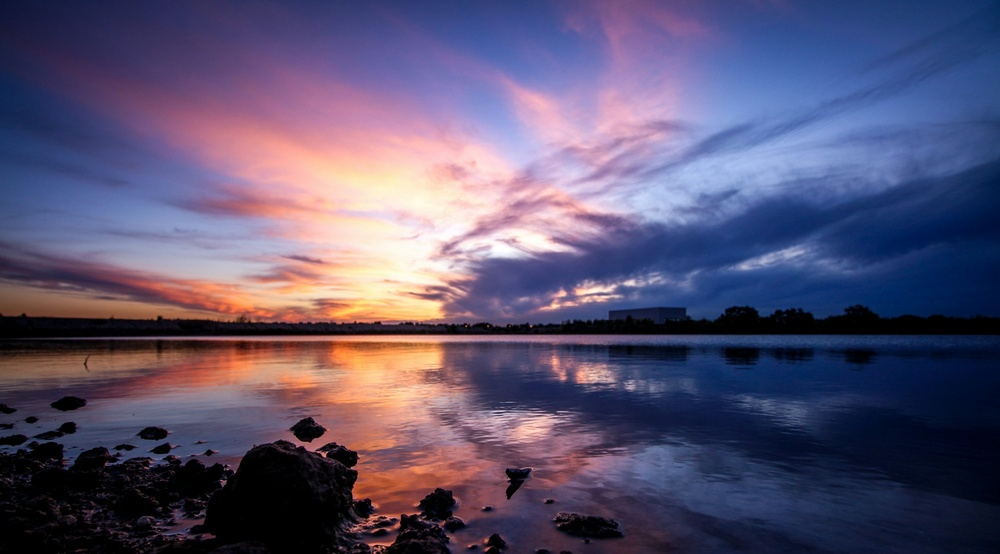
#> input picture code/POD_example/data/rgb-sky.jpg, 1000 x 554 px, shrunk from 3000 x 1661 before the run, found by its file name; its folder holds 2 pictures in this run
$ python POD-image_compression.py
#> lines starting #> are read from the running program, lines starting #| are printed output that depends on the picture
"""
POD image compression

This script is an example of the POD method applied to image compression.

@Author: Miquel Baztán
@Date: 19/06/2025
"""

import numpy as np
import matplotlib.pyplot as plt

from PIL import Image

PATH = "POD_example/data"

class POD:
    """
    POD class

    This class is used to compute the POD method.

    Attributes
    ----------
    img_name : str
        name of the image

    mode : str
        mode of the image ("RGB" or "L")
    """
    def __init__(self, img_name, mode = "RGB"):
#> called with img_name = 'rgb-sky', mode = 'RGB'
        self.mode = mode
        self.img_name = img_name

        img = Image.open(f"{PATH}/{img_name}.jpg")
#> img is the input picture: PIL image 1000x554 RGB; mean R, G, B 91.5, 83.6, 112.9
        format_img = img.convert(mode)
        self.A = np.array(format_img)

        if mode == "RGB":
            self.A = self.A/255

            self.R, self.G, self.B = self.A[:,:,0], self.A[:,:,1], self.A[:,:,2]
        else:
            self.A = self.A/np.max(self.A)

        self.__compute_svd__()

    def __compute_svd__(self):
        if self.mode == "RGB":
            self.UR, self.SR, self.VTR = np.linalg.svd(self.R)
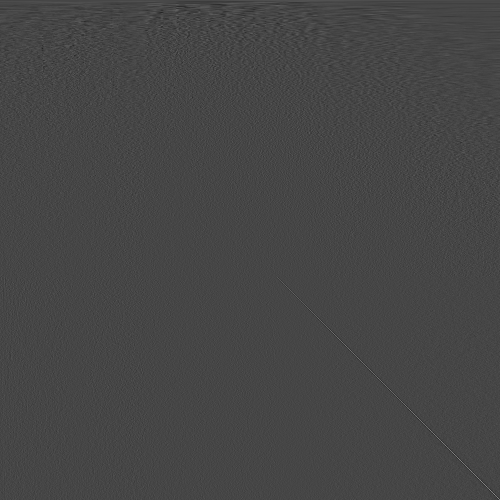
#> self.VTR: shape (1000, 1000) float64 (shown at 1/2 size); min -0.268, max 0.707, mean 4.16e-05; drawn with min black and max white
#> self.SR = 554 values, max 330.4 at index 0, min 0.0218 at index 553, mean 1.79
            self.UG, self.SG, self.VTG = np.linalg.svd(self.G)
#> self.SG = 554 values, max 285.4 at index 0, min 0.0193 at index 553, mean 1.51
            self.UB, self.SB, self.VTB = np.linalg.svd(self.B)
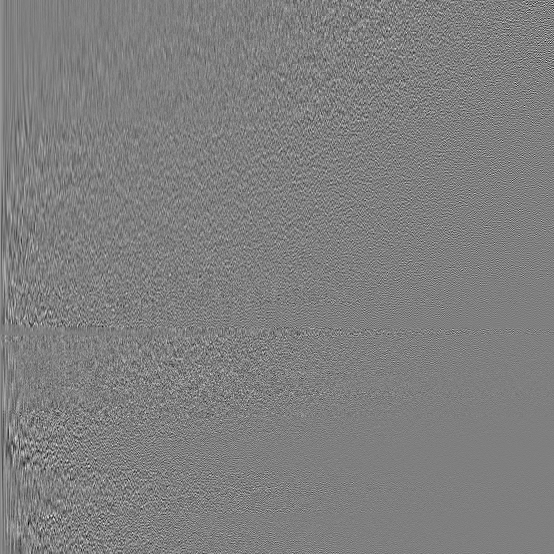
#> self.UB: shape (554, 554) float64; min -0.295, max 0.295, mean 6.23e-05; drawn with min black and max white
#> self.SB = 554 values, max 366.7 at index 0, min 0.0205 at index 553, mean 1.63
        else:
            self.U, self.S, self.VT = np.linalg.svd(self.A)

    def aproximate(self, rank):
#> called with rank = 100
        if self.mode == "RGB":
            zz = np.zeros((self.A.shape[0], self.A.shape[1], 3))
            zz[:,:,0] = self.UR[:,:rank] @ np.diag(self.SR[:rank]) @ self.VTR[:rank, :]
            zz[:,:,1] = self.UG[:,:rank] @ np.diag(self.SG[:rank]) @ self.VTG[:rank, :]
            zz[:,:,2] = self.UB[:,:rank] @ np.diag(self.SB[:rank]) @ self.VTB[:rank, :]
            return zz

        zz = self.U[:,:rank] @ np.diag(self.S[:rank]) @ self.VT[:rank, :]
        return zz

    def plot_aproximations(self, rank=3):
        # Calculate the aproximation
        A_ = self.aproximate(rank)

        # Plot the images [real, aproximation]
        fig, axs = plt.subplots(1, 2, figsize=(8, 4))

        axs[0].imshow(self.A, cmap="gray" if self.mode == "L" else None)
        axs[0].set_title("Original")

        axs[1].imshow(A_, cmap="gray" if self.mode == "L" else None)
        axs[1].set_title(f"Rank {rank} approximation")

        fig.suptitle(f"POD Approximation (Rank = {rank})", fontsize=16, fontweight="bold")
        plt.show()

    def plot_singular_values(self):
        if (self.mode == "RGB"):
            plt.plot(self.SR, "o-", color="#ae2727")
            plt.plot(self.SG, "o-", color="#41b81d")
            plt.plot(self.SB, "o-", color="#2c3ba0")
        else:
            plt.plot(self.S, "o-", color="#606060ff")

        plt.yscale("log")
        plt.xlabel("Rank")
        plt.ylabel("$\sigma_{i}$")
        plt.title("Singular values", fontsize=16, fontweight="bold")
        plt.show()
#> figure, not shown here; curve peaks at x = 0, y = 330.4; curve peaks at x = 0, y = 285.4; curve peaks at x = 0, y = 366.7

    def __plot_modal_contributions__(self, rank, VT, A):
        # C  =  np.diag(self.S[:rank]) @ self.U.T[:rank, :] # is another way of cumputing C due to orthonormality
#> called with rank = 100
        C  = VT[:rank, :] @ A.T
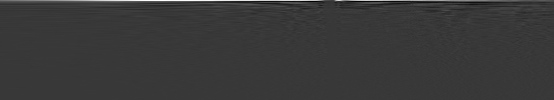
#> C: shape (100, 554) float64; min -6, max 21.01, mean 0.1; drawn with min black and max white

        plt.figure(figsize=(8, 4))
        for i, c_i in enumerate(C): plt.plot(np.arange(self.A.shape[0]), c_i, "-", label=f"Mode {i+1}")
#> this loop made 100 passes
        plt.xlabel('t')
        plt.ylabel('modal coordinates')
        plt.title('The modal contributions')
        plt.legend()
        plt.grid(True)
        plt.tight_layout()
        plt.show()
#> figure, not shown here; curve peaks at x = 161, y = 21.01; curve peaks at x = 114, y = 4.64; curve peaks at x = 283, y = 3.29

    def plot_modal_contributions(self, rank=3):
        if (self.mode == "RGB"):
            self.__plot_modal_contributions__(rank, self.VTR, self.R)
            self.__plot_modal_contributions__(rank, self.VTG, self.G)
#> the loop in __plot_modal_contributions__ (call 2), `for i, c_i in enumerate(C): plt.plot(np.arange(self.A.shape[0]), c_i, ..` made 100 passes
            self.__plot_modal_contributions__(rank, self.VTB, self.B)
#> call 3 of __plot_modal_contributions__, with rank = 100
#> the loop in __plot_modal_contributions__ (call 3), `for i, c_i in enumerate(C): plt.plot(np.arange(self.A.shape[0]), c_i, ..` made 100 passes
#> in __plot_modal_contributions__ (call 3), `plt.show()`:
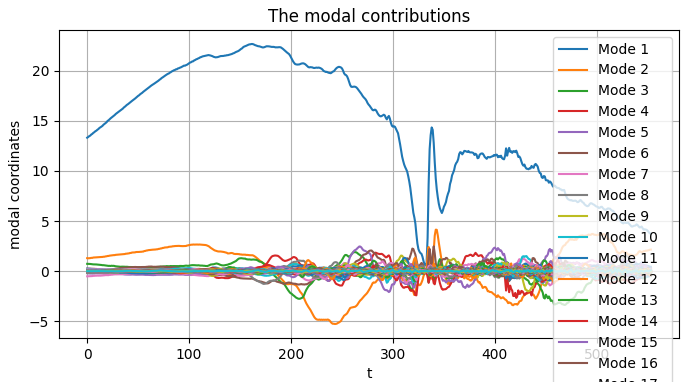
#> figure drawn by matplotlib, 1 panel; curve peaks at x = 162, y = 22.67; curve peaks at x = 342, y = 4.14; curve peaks at x = 263, y = 1.89
        else:
            self.__plot_modal_contributions__(rank, self.VT, self.A)

    def plot_errors(self, rank=3):
#> called with rank = 100
        plt.figure(figsize=(6, 4))
        errors = []
        normZ = np.linalg.norm(self.A)
#> normZ = 593.9

        for r in range(rank):
            if (self.mode == "RGB"):
                CR = self.VTR[:r+1, :] @ self.R.T
                ZR_reconstructed = CR.T @ self.VTR[:r+1, :]

                CG = self.VTG[:r+1, :] @ self.G.T
                ZG_reconstructed = CG.T @ self.VTG[:r+1, :]

                CB = self.VTB[:r+1, :] @ self.B.T
                ZB_reconstructed = CB.T @ self.VTB[:r+1, :]

                Z_reconstructed = np.zeros((self.A.shape[0], self.A.shape[1], 3))
                Z_reconstructed[:,:,0] = ZR_reconstructed
                Z_reconstructed[:,:,1] = ZG_reconstructed
                Z_reconstructed[:,:,2] = ZB_reconstructed
            else:
                C  = self.VT[:r+1, :] @ self.A.T
                Z_reconstructed = C.T @ self.VT[:r+1, :] # A linear combination of the coefficients and the modes (C(t)*V(x))

            error_i = np.linalg.norm(self.A - Z_reconstructed)/normZ
            errors.append(error_i)
#> this loop made 100 passes
#> error_i on passes 1 to 12: 0.28, 0.201, 0.171, 0.152, 0.133, 0.122, 0.114, 0.107, 0.1, 0.0945, 0.0901, 0.0864
#> pass 1, in plot_errors, `ZG_reconstructed = CG.T @ self.VTG[:r+1, :]`:
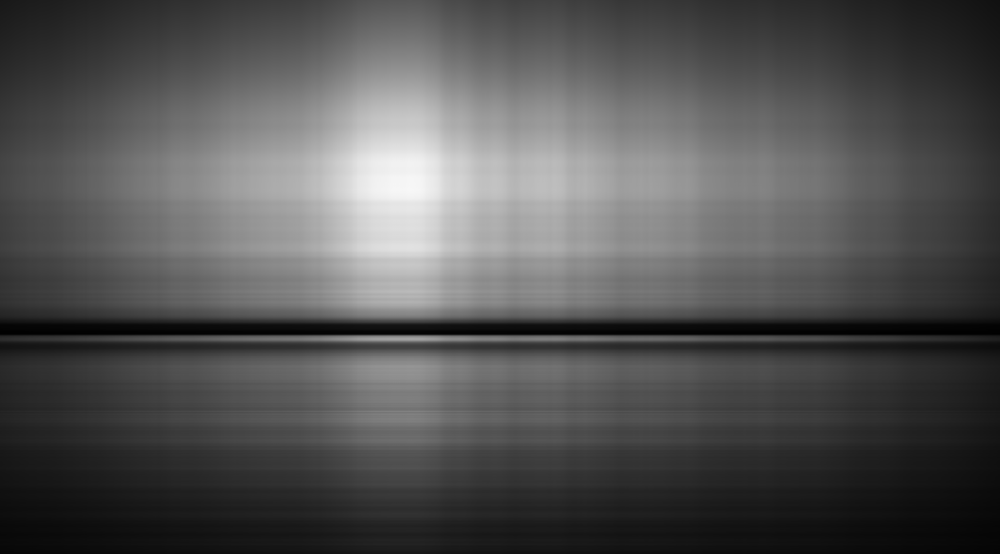
#> ZG_reconstructed: shape (554, 1000) float64; min 0.00373, max 0.971, mean 0.328
#> pass 1, in plot_errors, `ZB_reconstructed = CB.T @ self.VTB[:r+1, :]`:
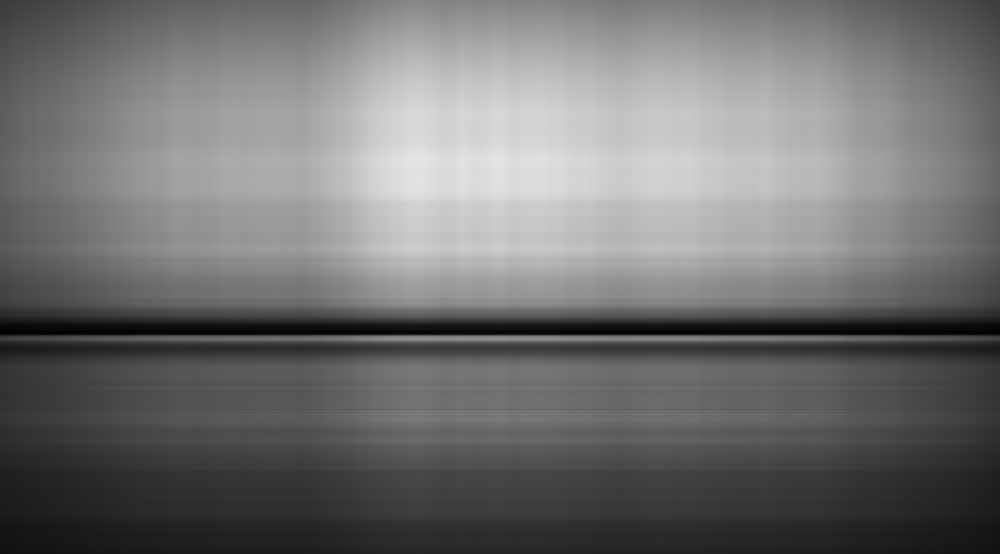
#> ZB_reconstructed: shape (554, 1000) float64; min 0.00978, max 0.9, mean 0.444
#> after the loop, errors = 100 values, max 0.28 at index 0, min 0.0222 at index 99, mean 0.0523

        plt.plot(np.arange(1, rank+1), errors, "-", color="#209c49")
        plt.xlabel("Rank")
        plt.ylabel("Error")
        plt.title("Relative error of the aproximation", fontsize=16, fontweight="bold")
        plt.show()
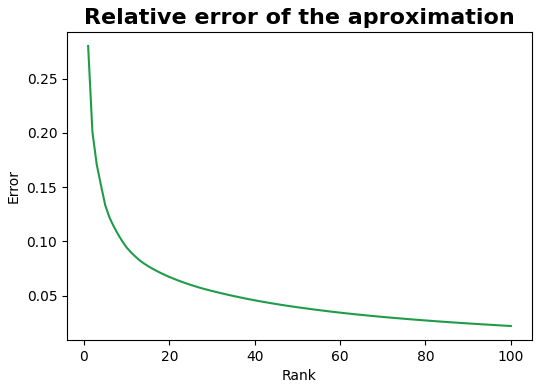
#> figure drawn by matplotlib, 1 panel; curve peaks at x = 1, y = 0.28

def main():
    p = POD("rgb-sky", "RGB")
    p.plot_aproximations(100)
    p.plot_singular_values()
    p.plot_modal_contributions(100)
    p.plot_errors(100)

if __name__ == "__main__":
    main()
